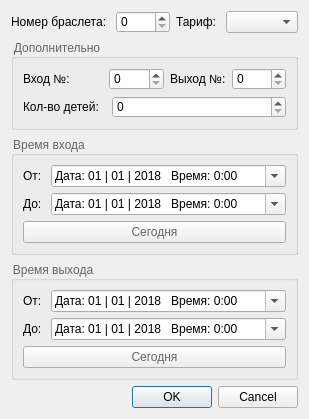
<?xml version="1.0" encoding="UTF-8"?>
<ui version="4.0">
 <class>BracersFilterDialog</class>
 <widget class="QDialog" name="BracersFilterDialog">
  <property name="geometry">
   <rect>
    <x>0</x>
    <y>0</y>
    <width>281</width>
    <height>390</height>
   </rect>
  </property>
  <property name="windowTitle">
   <string>Dialog</string>
  </property>
  <layout class="QVBoxLayout" name="verticalLayout_2">
   <item>
    <layout class="QHBoxLayout" name="horizontalLayout">
     <item>
      <widget class="QLabel" name="label_3">
       <property name="styleSheet">
        <string notr="true">color: rgb(0, 0, 0);</string>
       </property>
       <property name="text">
        <string>Номер браслета: </string>
       </property>
       <property name="buddy">
        <cstring>bracer_number_spin</cstring>
       </property>
      </widget>
     </item>
     <item>
      <widget class="QSpinBox" name="bracer_number_spin">
       <property name="styleSheet">
        <string notr="true">color: rgb(0, 0, 0);</string>
       </property>
       <property name="maximum">
        <number>9999</number>
       </property>
      </widget>
     </item>
     <item>
      <widget class="QLabel" name="label_11">
       <property name="styleSheet">
        <string notr="true">color: rgb(0, 0, 0);</string>
       </property>
       <property name="text">
        <string>Тариф: </string>
       </property>
       <property name="buddy">
        <cstring>tariff_comboBox</cstring>
       </property>
      </widget>
     </item>
     <item>
      <widget class="QComboBox" name="tariff_comboBox"/>
     </item>
    </layout>
   </item>
   <item>
    <widget class="QGroupBox" name="groupBox_2">
     <property name="styleSheet">
      <string notr="true">color: rgb(100, 100, 100);</string>
     </property>
     <property name="title">
      <string>Дополнительно</string>
     </property>
     <layout class="QVBoxLayout" name="verticalLayout_7">
      <item>
       <layout class="QHBoxLayout" name="horizontalLayout_7" stretch="0,1,0,1">
        <item>
         <widget class="QLabel" name="label_6">
          <property name="styleSheet">
           <string notr="true">color: rgb(0, 0, 0);</string>
          </property>
          <property name="text">
           <string>Вход №:          </string>
          </property>
          <property name="buddy">
           <cstring>enter_number_spin</cstring>
          </property>
         </widget>
        </item>
        <item>
         <widget class="QSpinBox" name="enter_number_spin">
          <property name="styleSheet">
           <string notr="true">color: rgb(0, 0, 0);</string>
          </property>
         </widget>
        </item>
        <item>
         <widget class="QLabel" name="label_7">
          <property name="styleSheet">
           <string notr="true">color: rgb(0, 0, 0);</string>
          </property>
          <property name="text">
           <string>Выход №:</string>
          </property>
          <property name="buddy">
           <cstring>exit_num_spin</cstring>
          </property>
         </widget>
        </item>
        <item>
         <widget class="QSpinBox" name="exit_num_spin">
          <property name="styleSheet">
           <string notr="true">color: rgb(0, 0, 0);</string>
          </property>
         </widget>
        </item>
       </layout>
      </item>
      <item>
       <layout class="QHBoxLayout" name="horizontalLayout_8"/>
      </item>
      <item>
       <layout class="QHBoxLayout" name="horizontalLayout_11" stretch="0,1">
        <item>
         <widget class="QLabel" name="label_8">
          <property name="styleSheet">
           <string notr="true">color: rgb(0, 0, 0);</string>
          </property>
          <property name="text">
           <string>Кол-во детей:  </string>
          </property>
          <property name="buddy">
           <cstring>childs_spin</cstring>
          </property>
         </widget>
        </item>
        <item>
         <widget class="QSpinBox" name="childs_spin">
          <property name="styleSheet">
           <string notr="true">color: rgb(0, 0, 0);</string>
          </property>
          <property name="maximum">
           <number>9999</number>
          </property>
         </widget>
        </item>
       </layout>
      </item>
     </layout>
    </widget>
   </item>
   <item>
    <widget class="QGroupBox" name="groupBox">
     <property name="styleSheet">
      <string notr="true">color: rgb(100, 100, 100);</string>
     </property>
     <property name="title">
      <string>Время входа</string>
     </property>
     <layout class="QVBoxLayout" name="verticalLayout">
      <item>
       <layout class="QHBoxLayout" name="horizontalLayout_2" stretch="0,1">
        <item>
         <widget class="QLabel" name="label_9">
          <property name="styleSheet">
           <string notr="true">color: rgb(0, 0, 0);</string>
          </property>
          <property name="text">
           <string>От: </string>
          </property>
          <property name="buddy">
           <cstring>in_from_dateTime</cstring>
          </property>
         </widget>
        </item>
        <item>
         <widget class="QDateTimeEdit" name="in_from_dateTime">
          <property name="styleSheet">
           <string notr="true">color: rgb(0, 0, 0);</string>
          </property>
          <property name="dateTime">
           <datetime>
            <hour>0</hour>
            <minute>0</minute>
            <second>0</second>
            <year>2018</year>
            <month>1</month>
            <day>1</day>
           </datetime>
          </property>
          <property name="date">
           <date>
            <year>2018</year>
            <month>1</month>
            <day>1</day>
           </date>
          </property>
          <property name="minimumDateTime">
           <datetime>
            <hour>0</hour>
            <minute>0</minute>
            <second>0</second>
            <year>1818</year>
            <month>1</month>
            <day>1</day>
           </datetime>
          </property>
          <property name="currentSection">
           <enum>QDateTimeEdit::NoSection</enum>
          </property>
          <property name="displayFormat">
           <string>Дата: dd | MM | yyyy   Время: H:mm</string>
          </property>
          <property name="calendarPopup">
           <bool>true</bool>
          </property>
         </widget>
        </item>
       </layout>
      </item>
      <item>
       <layout class="QHBoxLayout" name="horizontalLayout_3" stretch="0,1">
        <item>
         <widget class="QLabel" name="label_12">
          <property name="styleSheet">
           <string notr="true">color: rgb(0, 0, 0);</string>
          </property>
          <property name="text">
           <string>До: </string>
          </property>
          <property name="buddy">
           <cstring>in_to_dateTime</cstring>
          </property>
         </widget>
        </item>
        <item>
         <widget class="QDateTimeEdit" name="in_to_dateTime">
          <property name="styleSheet">
           <string notr="true">color: rgb(0, 0, 0);</string>
          </property>
          <property name="dateTime">
           <datetime>
            <hour>0</hour>
            <minute>0</minute>
            <second>0</second>
            <year>2018</year>
            <month>1</month>
            <day>1</day>
           </datetime>
          </property>
          <property name="date">
           <date>
            <year>2018</year>
            <month>1</month>
            <day>1</day>
           </date>
          </property>
          <property name="minimumDateTime">
           <datetime>
            <hour>0</hour>
            <minute>0</minute>
            <second>0</second>
            <year>1818</year>
            <month>1</month>
            <day>1</day>
           </datetime>
          </property>
          <property name="currentSection">
           <enum>QDateTimeEdit::NoSection</enum>
          </property>
          <property name="displayFormat">
           <string>Дата: dd | MM | yyyy   Время: H:mm</string>
          </property>
          <property name="calendarPopup">
           <bool>true</bool>
          </property>
         </widget>
        </item>
       </layout>
      </item>
      <item>
       <widget class="QPushButton" name="today_for_enter_but">
        <property name="text">
         <string>Сегодня</string>
        </property>
       </widget>
      </item>
     </layout>
    </widget>
   </item>
   <item>
    <widget class="QGroupBox" name="exit_group">
     <property name="styleSheet">
      <string notr="true">color: rgb(100, 100, 100);</string>
     </property>
     <property name="title">
      <string>Время выхода</string>
     </property>
     <layout class="QVBoxLayout" name="verticalLayout_3">
      <item>
       <layout class="QHBoxLayout" name="horizontalLayout_4" stretch="0,1">
        <item>
         <widget class="QLabel" name="label_10">
          <property name="styleSheet">
           <string notr="true">color: rgb(0, 0, 0);</string>
          </property>
          <property name="text">
           <string>От: </string>
          </property>
          <property name="buddy">
           <cstring>out_from_dateTime</cstring>
          </property>
         </widget>
        </item>
        <item>
         <widget class="QDateTimeEdit" name="out_from_dateTime">
          <property name="styleSheet">
           <string notr="true">color: rgb(0, 0, 0);</string>
          </property>
          <property name="dateTime">
           <datetime>
            <hour>0</hour>
            <minute>0</minute>
            <second>0</second>
            <year>2018</year>
            <month>1</month>
            <day>1</day>
           </datetime>
          </property>
          <property name="date">
           <date>
            <year>2018</year>
            <month>1</month>
            <day>1</day>
           </date>
          </property>
          <property name="minimumDateTime">
           <datetime>
            <hour>0</hour>
            <minute>0</minute>
            <second>0</second>
            <year>1818</year>
            <month>1</month>
            <day>1</day>
           </datetime>
          </property>
          <property name="currentSection">
           <enum>QDateTimeEdit::NoSection</enum>
          </property>
          <property name="displayFormat">
           <string>Дата: dd | MM | yyyy   Время: H:mm</string>
          </property>
          <property name="calendarPopup">
           <bool>true</bool>
          </property>
         </widget>
        </item>
       </layout>
      </item>
      <item>
       <layout class="QHBoxLayout" name="horizontalLayout_6" stretch="0,1">
        <item>
         <widget class="QLabel" name="label_13">
          <property name="styleSheet">
           <string notr="true">color: rgb(0, 0, 0);</string>
          </property>
          <property name="text">
           <string>До: </string>
          </property>
          <property name="buddy">
           <cstring>out_to_dateTime</cstring>
          </property>
         </widget>
        </item>
        <item>
         <widget class="QDateTimeEdit" name="out_to_dateTime">
          <property name="styleSheet">
           <string notr="true">color: rgb(0, 0, 0);</string>
          </property>
          <property name="dateTime">
           <datetime>
            <hour>0</hour>
            <minute>0</minute>
            <second>0</second>
            <year>2018</year>
            <month>1</month>
            <day>1</day>
           </datetime>
          </property>
          <property name="date">
           <date>
            <year>2018</year>
            <month>1</month>
            <day>1</day>
           </date>
          </property>
          <property name="minimumDateTime">
           <datetime>
            <hour>0</hour>
            <minute>0</minute>
            <second>0</second>
            <year>1818</year>
            <month>1</month>
            <day>1</day>
           </datetime>
          </property>
          <property name="currentSection">
           <enum>QDateTimeEdit::NoSection</enum>
          </property>
          <property name="displayFormat">
           <string>Дата: dd | MM | yyyy   Время: H:mm</string>
          </property>
          <property name="calendarPopup">
           <bool>true</bool>
          </property>
         </widget>
        </item>
       </layout>
      </item>
      <item>
       <widget class="QPushButton" name="today_for_exit_but">
        <property name="text">
         <string>Сегодня</string>
        </property>
       </widget>
      </item>
     </layout>
    </widget>
   </item>
   <item>
    <widget class="QDialogButtonBox" name="buttonBox">
     <property name="orientation">
      <enum>Qt::Horizontal</enum>
     </property>
     <property name="standardButtons">
      <set>QDialogButtonBox::Cancel|QDialogButtonBox::Ok</set>
     </property>
    </widget>
   </item>
  </layout>
 </widget>
 <resources/>
 <connections>
  <connection>
   <sender>buttonBox</sender>
   <signal>accepted()</signal>
   <receiver>BracersFilterDialog</receiver>
   <slot>accept()</slot>
   <hints>
    <hint type="sourcelabel">
     <x>229</x>
     <y>429</y>
    </hint>
    <hint type="destinationlabel">
     <x>157</x>
     <y>274</y>
    </hint>
   </hints>
  </connection>
  <connection>
   <sender>buttonBox</sender>
   <signal>rejected()</signal>
   <receiver>BracersFilterDialog</receiver>
   <slot>reject()</slot>
   <hints>
    <hint type="sourcelabel">
     <x>297</x>
     <y>435</y>
    </hint>
    <hint type="destinationlabel">
     <x>286</x>
     <y>274</y>
    </hint>
   </hints>
  </connection>
 </connections>
</ui>
